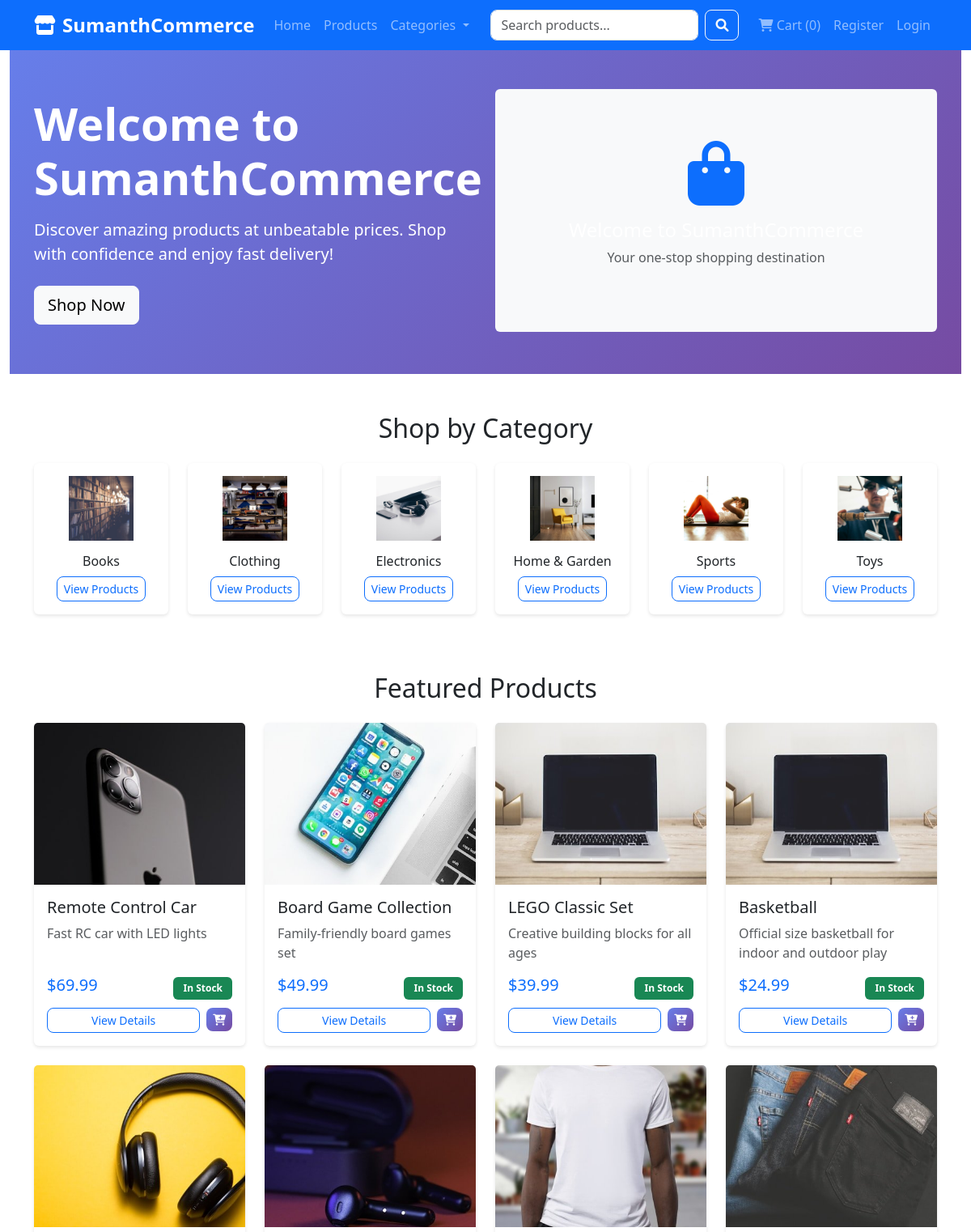
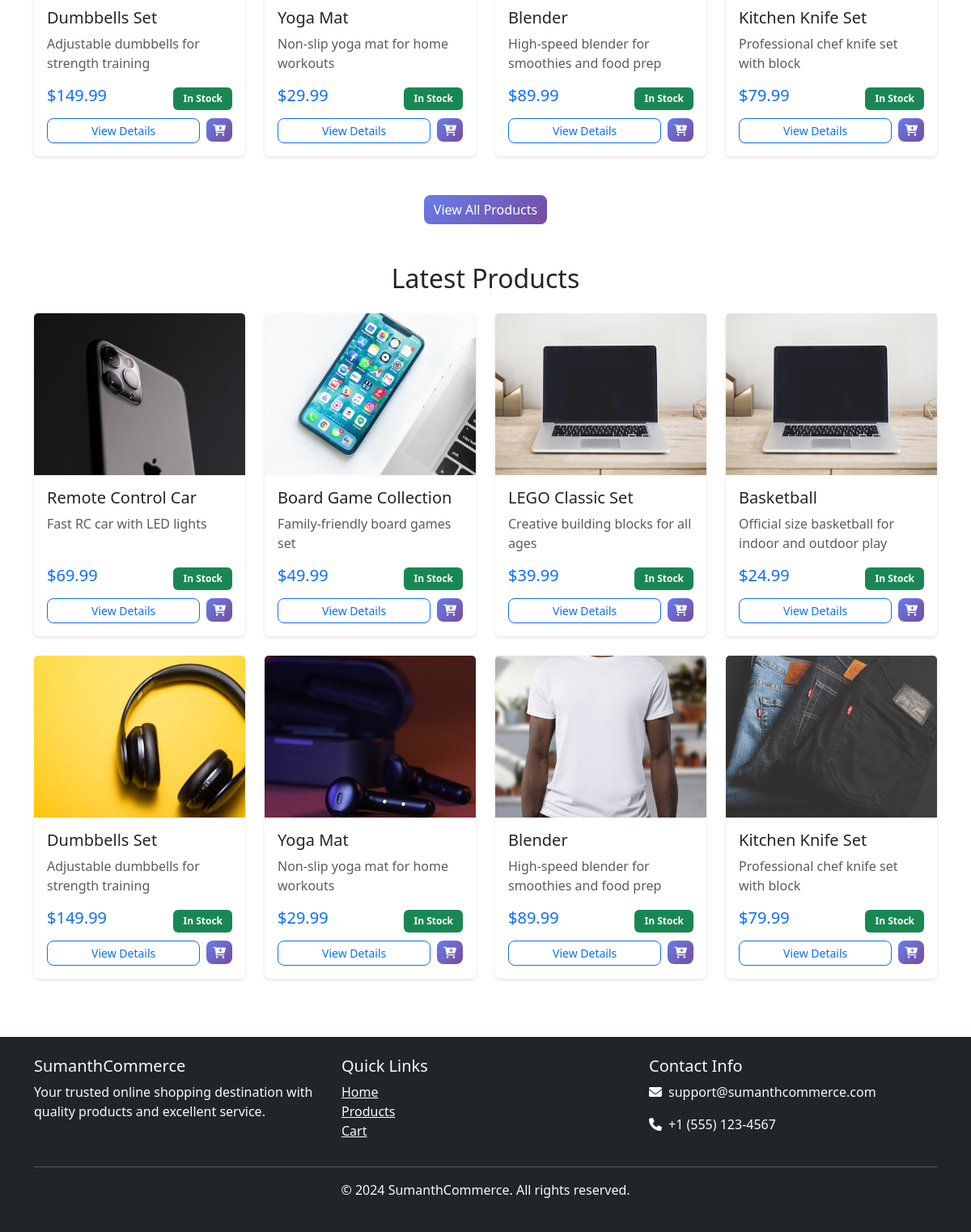
The page / on the database its author committed (2 pictures, top to bottom).
### store/models.py (models this page shows, shortened)
class Category(models.Model):
    name = models.CharField(max_length=100)
    slug = models.SlugField(unique=True, blank=True)
    parent = models.ForeignKey('self', on_delete=models.CASCADE, null=True, blank=True, related_name='children')
    description = models.TextField(blank=True)
    image = models.ImageField(upload_to='categories/', blank=True, null=True)
    is_active = models.BooleanField(default=True)
    created_at = models.DateTimeField(auto_now_add=True)
    class Meta:
        verbose_name_plural = 'Categories'
        ordering = ['name']

class Product(models.Model):
    name = models.CharField(max_length=200)
    slug = models.SlugField(unique=True, blank=True)
    description = models.TextField()
    price = models.DecimalField(max_digits=10, decimal_places=2)
    image = models.ImageField(upload_to='products/', blank=True, null=True)
    category = models.ForeignKey(Category, on_delete=models.CASCADE, related_name='products')
    stock = models.PositiveIntegerField(default=0)
    is_active = models.BooleanField(default=True)
    created_at = models.DateTimeField(auto_now_add=True)
    updated_at = models.DateTimeField(auto_now=True)
    class Meta:
        ordering = ['-created_at']

### store/views.py (the view)
# urls.py: path('', views.home, name='home'),
def home(request):
    categories = Category.objects.filter(is_active=True, parent=None)[:6]
    featured_products = Product.objects.filter(is_active=True)[:8]
    latest_products = Product.objects.filter(is_active=True).order_by('-created_at')[:8]
    context = {
        'categories': categories,
        'featured_products': featured_products,
        'latest_products': latest_products,
    }
    return render(request, 'store/home.html', context)

### store/context_processors.py (called while the page is built)
def cart(request):
    cart_items = []
    cart_total = 0
    cart_count = 0
    if request.user.is_authenticated:
        cart, created = Cart.objects.get_or_create(user=request.user)
        cart_items = cart.items.all()
        cart_total = cart.get_total_price()
        cart_count = cart.get_total_items()
    else:
        session_key = request.session.session_key
        if session_key:
            cart, created = Cart.objects.get_or_create(session_key=session_key)
            cart_items = cart.items.all()
            cart_total = cart.get_total_price()
            cart_count = cart.get_total_items()
    return {
        'cart_items': cart_items,
        'cart_total': cart_total,
        'cart_count': cart_count,
    }

### store/templates/store/home.html (shortened to what this page needs)
{% extends 'store/base.html' %}
{% load static %}
{% block content %}
<div class="hero-section bg-primary text-white py-5">
    <div class="container">
        <div class="row align-items-center">
            <div class="col-lg-6">
                <h1 class="display-4 fw-bold mb-3">Welcome to SumanthCommerce</h1>
                <p class="lead mb-4">Discover amazing products at unbeatable prices. Shop with confidence and enjoy fast delivery!</p>
                <a href="{% url 'store:product_list' %}" class="btn btn-light btn-lg">Shop Now</a>
            </div>
            <div class="col-lg-6">
                <div class="bg-light rounded d-flex align-items-center justify-content-center" style="height: 300px;">
                    <div class="text-center">
                        <i class="fas fa-shopping-bag fa-5x text-primary mb-3"></i>
                        <h4>Welcome to SumanthCommerce</h4>
                        <p class="text-muted">Your one-stop shopping destination</p>
                    </div>
                </div>
            </div>
        </div>
    </div>
</div>
<div class="container my-5">
    <h2 class="text-center mb-4">Shop by Category</h2>
    <div class="row">
        {% for category in categories %}
        <div class="col-md-4 col-lg-2 mb-4">
            <div class="card h-100 text-center">
                <div class="card-body">
                    {% if category.image %}
                        <img src="{{ category.image.url }}" alt="{{ category.name }}" class="img-fluid mb-3" style="height: 80px; object-fit: cover;">
                    {% else %}
                        <div class="bg-light rounded mb-3 d-flex align-items-center justify-content-center" style="height: 80px;">
                            <i class="fas fa-tag fa-2x text-muted"></i>
                        </div>
                    {% endif %}
                    <h6 class="card-title">{{ category.name }}</h6>
                    <a href="{% url 'store:category' category.slug %}" class="btn btn-outline-primary btn-sm">View Products</a>
                </div>
            </div>
        </div>
        {% endfor %}
    </div>
</div>
<div class="container my-5">
    <h2 class="text-center mb-4">Featured Products</h2>
    <div class="row">
        {% for product in featured_products %}
        <div class="col-md-6 col-lg-3 mb-4">
            <div class="card h-100">
                {% if product.image %}
                    <img src="{{ product.image.url }}" alt="{{ product.name }}" class="card-img-top" style="height: 200px; object-fit: cover;">
                {% else %}
                    <div class="bg-light d-flex align-items-center justify-content-center" style="height: 200px;">
                        <i class="fas fa-image fa-3x text-muted"></i>
                    </div>
                {% endif %}
                <div class="card-body d-flex flex-column">
                    <h5 class="card-title">{{ product.name }}</h5>
                    <p class="card-text text-muted">{{ product.description|truncatewords:15 }}</p>
                    <div class="mt-auto">
                        <div class="d-flex justify-content-between align-items-center mb-2">
                            <span class="h5 text-primary">${{ product.price }}</span>
                            {% if product.stock > 0 %}
                                <span class="badge bg-success">In Stock</span>
                            {% else %}
                                <span class="badge bg-danger">Out of Stock</span>
                            {% endif %}
                        </div>
                        <div class="d-flex gap-2">
                            <a href="{% url 'store:product_detail' product.pk %}" class="btn btn-outline-primary btn-sm flex-fill">View Details</a>
                            {% if product.stock > 0 %}
                                <form method="POST" action="{% url 'store:add_to_cart' product.pk %}" class="d-inline">
                                    <button type="submit" class="btn btn-primary btn-sm">
                                        <i class="fas fa-cart-plus"></i>
                                    </button>
                                </form>
                            {% endif %}
                        </div>
                    </div>
                </div>
            </div>
        </div>
        {% endfor %}
    </div>
    <div class="text-center mt-4">
        <a href="{% url 'store:product_list' %}" class="btn btn-primary">View All Products</a>
    </div>
</div>
<div class="container my-5">
    <h2 class="text-center mb-4">Latest Products</h2>
    <div class="row">
        {% for product in latest_products %}
        <div class="col-md-6 col-lg-3 mb-4">
            <div class="card h-100">
                {% if product.image %}
                    <img src="{{ product.image.url }}" alt="{{ product.name }}" class="card-img-top" style="height: 200px; object-fit: cover;">
                {% else %}
                    <div class="bg-light d-flex align-items-center justify-content-center" style="height: 200px;">
                        <i class="fas fa-image fa-3x text-muted"></i>
                    </div>
                {% endif %}
                <div class="card-body d-flex flex-column">
                    <h5 class="card-title">{{ product.name }}</h5>
                    <p class="card-text text-muted">{{ product.description|truncatewords:15 }}</p>
                    <div class="mt-auto">
                        <div class="d-flex justify-content-between align-items-center mb-2">
                            <span class="h5 text-primary">${{ product.price }}</span>
                            {% if product.stock > 0 %}
                                <span class="badge bg-success">In Stock</span>
                            {% else %}
                                <span class="badge bg-danger">Out of Stock</span>
                            {% endif %}
                        </div>
                        <div class="d-flex gap-2">
                            <a href="{% url 'store:product_detail' product.pk %}" class="btn btn-outline-primary btn-sm flex-fill">View Details</a>
                            {% if product.stock > 0 %}
                                <form method="POST" action="{% url 'store:add_to_cart' product.pk %}" class="d-inline">
                                    <button type="submit" class="btn btn-primary btn-sm">
                                        <i class="fas fa-cart-plus"></i>
                                    </button>
                                </form>
                            {% endif %}
                        </div>
                    </div>
                </div>
            </div>
        </div>
        {% endfor %}
    </div>
</div>
{% endblock %}

### store/templates/store/base.html (shortened to what this page needs)
{% load static %}
<!DOCTYPE html>
<html lang="en">
<head>
    <link href="https://cdn.jsdelivr.net/npm/bootstrap@5.3.0/dist/css/bootstrap.min.css" rel="stylesheet">
    <link href="https://cdnjs.cloudflare.com/ajax/libs/font-awesome/6.0.0/css/all.min.css" rel="stylesheet">
    <link href="{% static 'store/css/style.css' %}" rel="stylesheet">
</head>
<body>
    <nav class="navbar navbar-expand-lg navbar-dark bg-primary">
        <div class="container">
            <a class="navbar-brand fw-bold" href="{% url 'store:home' %}">
                <i class="fas fa-store me-2"></i>SumanthCommerce
            </a>
            <div class="collapse navbar-collapse" id="navbarNav">
                <ul class="navbar-nav me-auto">
                    <li class="nav-item">
                        <a class="nav-link" href="{% url 'store:home' %}">Home</a>
                    </li>
                    <li class="nav-item">
                        <a class="nav-link" href="{% url 'store:product_list' %}">Products</a>
                    </li>
                    <li class="nav-item dropdown">
                        <a class="nav-link dropdown-toggle" href="#" role="button" data-bs-toggle="dropdown">
                            Categories
                        </a>
                    </li>
                </ul>
                <form class="d-flex me-3" method="GET" action="{% url 'store:search' %}">
                    <input class="form-control me-2" type="search" name="q" placeholder="Search products..." value="{{ request.GET.q }}">
                    <button class="btn btn-outline-light" type="submit">
                        <i class="fas fa-search"></i>
                    </button>
                </form>
                <ul class="navbar-nav">
                    {% if user.is_authenticated %}
                        <li class="nav-item">
                            <a class="nav-link" href="{% url 'store:cart' %}">
                                <i class="fas fa-shopping-cart"></i>
                                Cart ({{ cart_count }})
                            </a>
                        </li>
                        <li class="nav-item">
                            <a class="nav-link" href="{% url 'store:wishlist' %}">
                                <i class="fas fa-heart"></i>
                                Wishlist
                            </a>
                        </li>
                        <li class="nav-item">
                            <a class="nav-link" href="{% url 'store:order_list' %}">
                                <i class="fas fa-box"></i>
                                Orders
                            </a>
                        </li>
                        <li class="nav-item dropdown">
                            <a class="nav-link dropdown-toggle" href="#" role="button" data-bs-toggle="dropdown">
                                <i class="fas fa-user"></i>
                                {{ user.username }}
                            </a>
                            <ul class="dropdown-menu">
                                <li><a class="dropdown-item" href="{% url 'admin:index' %}">Admin</a></li>
                                <li><hr class="dropdown-divider"></li>
                                <li><a class="dropdown-item" href="{% url 'admin:logout' %}">Logout</a></li>
                            </ul>
                        </li>
                    {% else %}
                        <li class="nav-item">
                            <a class="nav-link" href="{% url 'store:cart' %}">
                                <i class="fas fa-shopping-cart"></i>
                                Cart ({{ cart_count }})
                            </a>
                        </li>
                        <li class="nav-item">
                            <a class="nav-link" href="{% url 'store:register' %}">Register</a>
                        </li>
                        <li class="nav-item">
                            <a class="nav-link" href="{% url 'admin:login' %}">Login</a>
                        </li>
                    {% endif %}
                </ul>
            </div>
        </div>
    </nav>
    <main class="container-fluid">
        {% block content %}{% endblock %}
    </main>
    <footer class="bg-dark text-light py-4 mt-5">
        <div class="container">
            <div class="row">
                <div class="col-md-4">
                    <h5>SumanthCommerce</h5>
                    <p>Your trusted online shopping destination with quality products and excellent service.</p>
                </div>
                <div class="col-md-4">
                    <h5>Quick Links</h5>
                    <ul class="list-unstyled">
                        <li><a href="{% url 'store:home' %}" class="text-light">Home</a></li>
                        <li><a href="{% url 'store:product_list' %}" class="text-light">Products</a></li>
                        <li><a href="{% url 'store:cart' %}" class="text-light">Cart</a></li>
                    </ul>
                </div>
                <div class="col-md-4">
                    <h5>Contact Info</h5>
                    <p><i class="fas fa-envelope me-2"></i>support@sumanthcommerce.com</p>
                    <p><i class="fas fa-phone me-2"></i>+1 (555) 123-4567</p>
                </div>
            </div>
            <hr class="my-3">
            <div class="text-center">
                <p>&copy; 2024 SumanthCommerce. All rights reserved.</p>
            </div>
        </div>
    </footer>
</body>
</html>

### static/store/css/style.css (style rules this page uses)
.hero-section { background: linear-gradient(135deg, #667eea 0%, #764ba2 100%); min-height: 400px; }
.card { transition: transform 0.2s ease-in-out, box-shadow 0.2s ease-in-out; border: none; box-shadow: 0 2px 4px rgba(0,0,0,0.1); }
.btn { border-radius: 8px; font-weight: 500; }
.btn-primary { background: linear-gradient(135deg, #667eea 0%, #764ba2 100%); border: none; }
.navbar-brand { font-size: 1.5rem; }
footer { margin-top: auto; }
.form-control, .form-select { border-radius: 8px; border: 1px solid #e0e0e0; }
.badge { font-size: 0.75rem; padding: 0.5rem 0.75rem; border-radius: 6px; }

### rows shown on the page
Category: image (picture), name "Books"
Category: image (picture), name "Clothing"
Category: image (picture), name "Electronics"
Category: image (picture), name "Home & Garden"
Category: image (picture), name "Sports"
Category: image (picture), name "Toys"
Product: image (picture), name "Remote Control Car", description "Fast RC car with LED lights", price "69.99", stock "In Stock"
Product: image (picture), name "Board Game Collection", description "Family-friendly board games set", price "49.99", stock "In Stock"
Product: image (picture), name "LEGO Classic Set", description "Creative building blocks for all ages", price "39.99", stock "In Stock"
Product: image (picture), name "Basketball", description "Official size basketball for indoor and outdoor play", price "24.99", stock "In Stock"
Product: image (picture), name "Dumbbells Set", description "Adjustable dumbbells for strength training", price "149.99", stock "In Stock"
Product: image (picture), name "Yoga Mat", description "Non-slip yoga mat for home workouts", price "29.99", stock "In Stock"
Product: image (picture), name "Blender", description "High-speed blender for smoothies and food prep", price "89.99", stock "In Stock"
Product: image (picture), name "Kitchen Knife Set", description "Professional chef knife set with block", price "79.99", stock "In Stock"

### other values the page prints
{{ cart_count }} "0"
